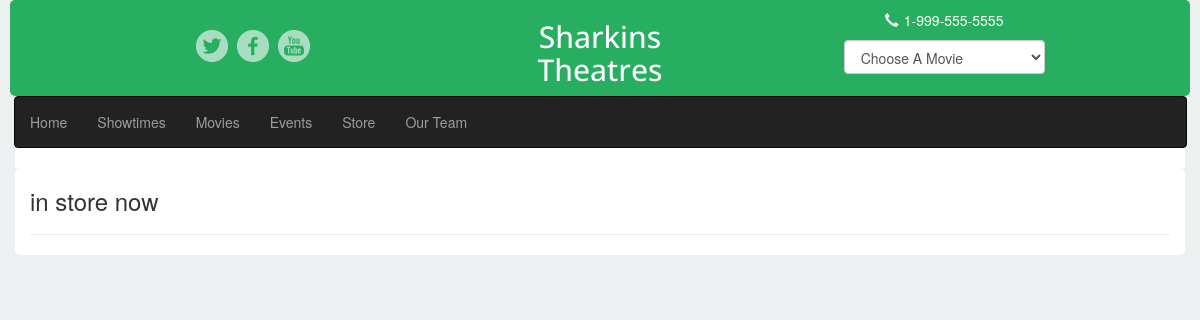
/store, run on an earlier commit of the app's database.
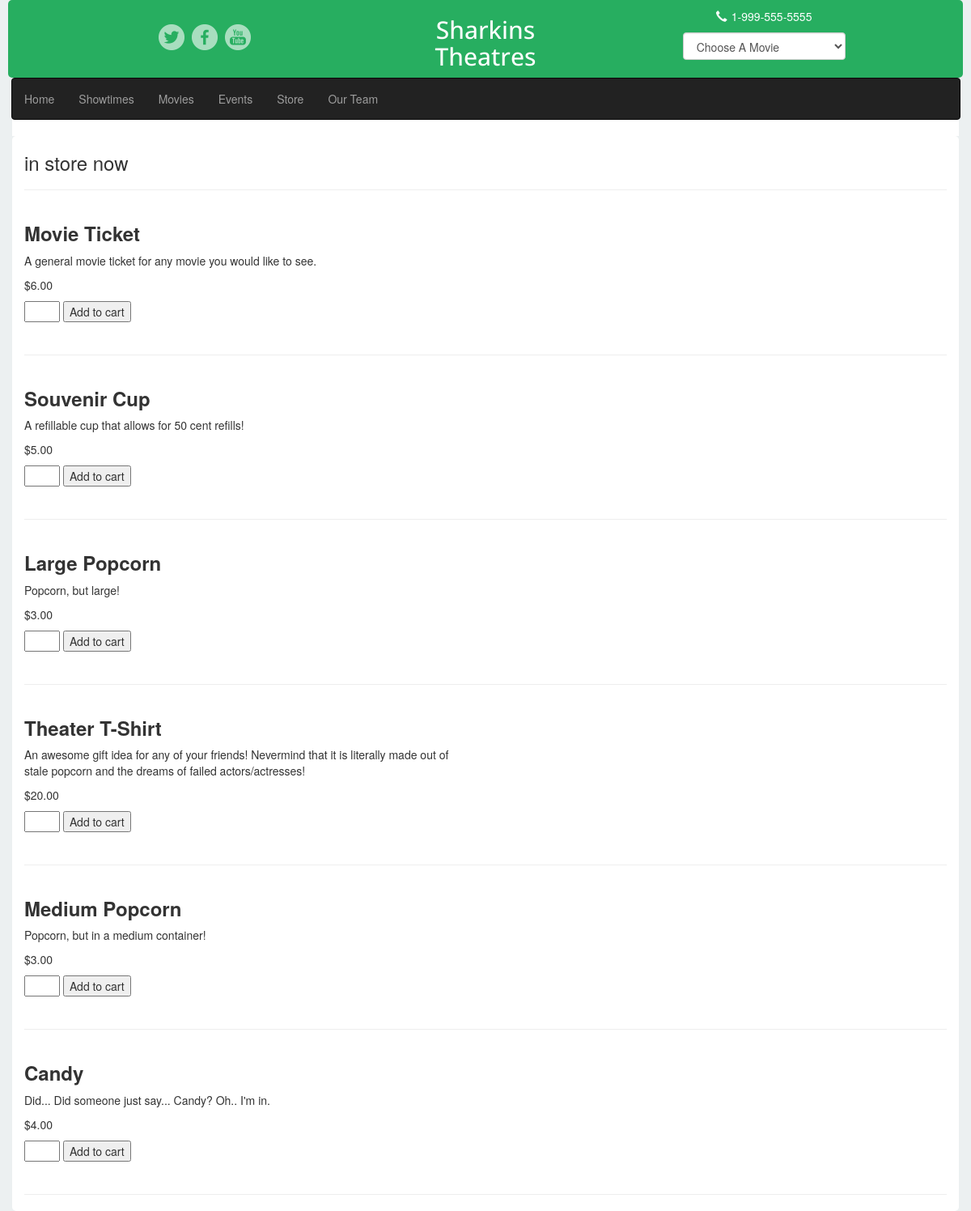
And on a later commit of the database.
### theater_project/models.py (models this page shows)
class Store(models.Model):
    item = models.CharField(max_length = 100)
    description = models.CharField(max_length = 300)
    price = models.CharField(max_length = 40)
    thumbnail = models.CharField(max_length = 400)

### views.py (the view)
# urls.py: url(r'^store', store),
def store(request):
    return render(request,'store.html', {'store_item': Store.objects.all()})

### templates/store.html (shortened to what this page needs)
{% extends "base.html" %}
{% block content %}
    <div class="container" style="background:white; border-radius:5px;">
        <h3>in store now</h3>
    <hr/>
    {% for item in store_item %}
        <div class="row" style="margin-bottom:30px;">
            <div class="col-xs-6">
                <h3 style="font-weight:800;">{{ item.item }}</h3>
               <p> <img src="{{ STATIC_URL }}{{ item.thumbnail }}" class="img-responsive" height="50%" width="50%" align="left"alt=""/>
                {{item.description  }}</p>
               <p> {{item.price  }}</p>
                   <input class= "input" type="number" value="quantity" /> <button type="button">Add to cart</button></p>
            </div>
        </div>
        <hr/>
        {% endfor %}
    </div>
{% endblock %}

What changed in the data, as far as the page shows it:
added Store: item "Movie Ticket", description "A general movie ticket for any movie you would like to see.", price "$6.00"
added Store: item "Souvenir Cup", description "A refillable cup that allows for 50 cent refills!", price "$5.00"
added Store: item "Large Popcorn", description "Popcorn, but large!", price "$3.00"
added Store: item "Theater T-Shirt", description "An awesome gift idea for any of your friends! Nevermind that it is literally made out of stale popcorn and the dreams of failed actors/actresses!", price "$20.00"
added Store: item "Medium Popcorn", description "Popcorn, but in a medium container!", price "$3.00"
added Store: item "Candy", description "Did... Did someone just say... Candy? Oh.. I'm in.", price "$4.00"
